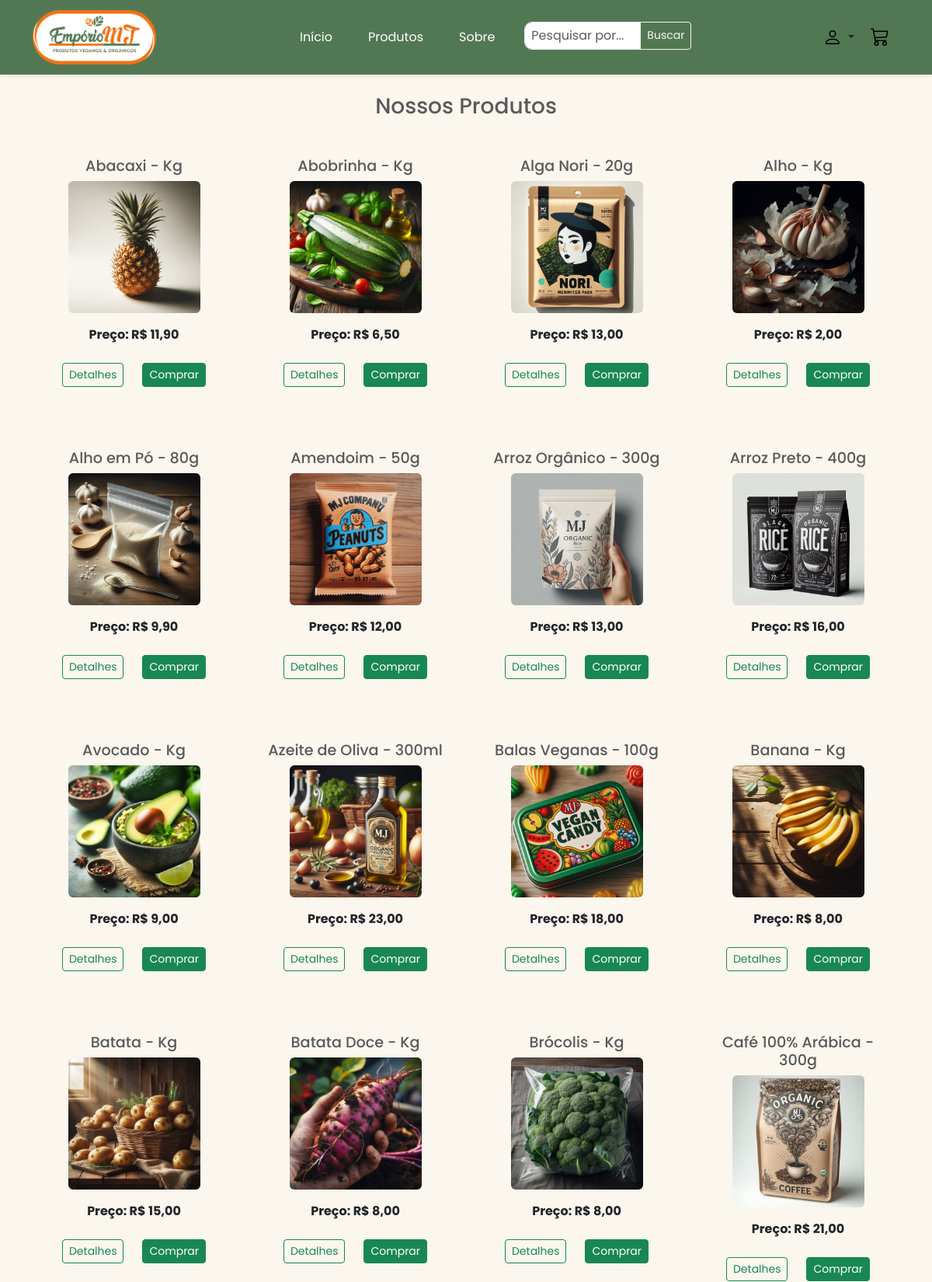
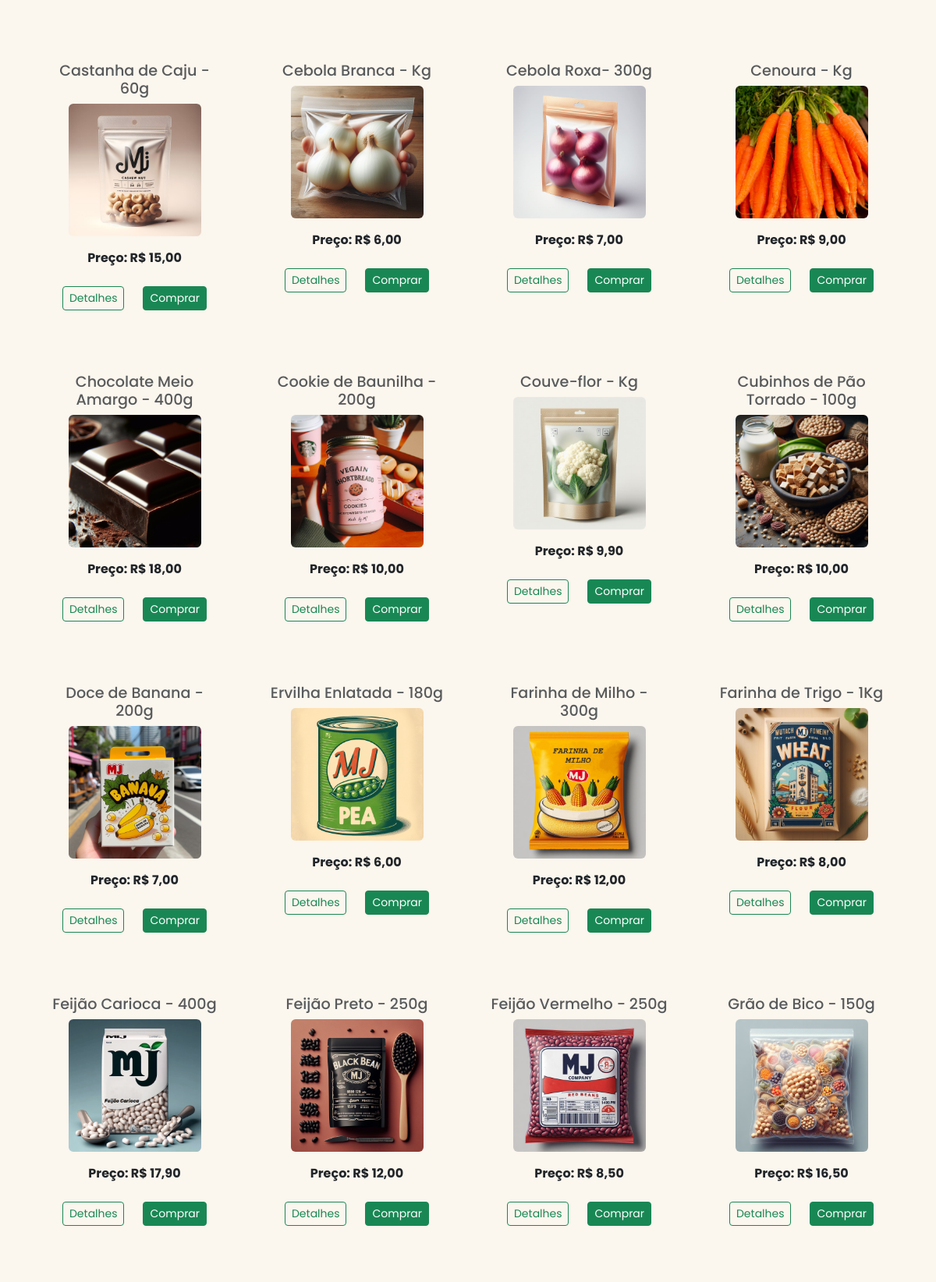
/produtos/ (upper part), run on the app's committed database (2 pictures, top to bottom).
### app_MJ/models.py (models this page shows, shortened)
class Produto(models.Model):
    nome_produto = models.CharField(max_length=200, default='')
    categoria = models.ForeignKey(Categoria, on_delete=models.CASCADE, default=1)
    descricao = models.TextField()
    quantidade = models.IntegerField(default=0)
    imagem = models.ImageField(upload_to="", null=True, blank=True)
    preco = models.DecimalField(max_digits=5, decimal_places=2)
    data_produto = models.DateTimeField(default=datetime.now, blank=True)

### app_MJ/views.py (the view)
# urls.py: path('produtos/', produtos, name='produtos'),
def produtos(request):
    categoria_slug = request.GET.get('categoria', None)
    categoria = None
    if categoria_slug:
        print(categoria_slug)
        categoria = get_object_or_404(Categoria, slug=categoria_slug)
        produtos = Produto.objects.filter(categoria=categoria).order_by('nome_produto')
    else:
        produtos = Produto.objects.all().order_by('nome_produto')
    return render(request, 'produtos.html', {'produtos': produtos})

### templates/produtos.html (shortened to what this page needs)
{% extends 'base.html' %}
{% block content %}
<div class="container ">
    <h3 class="text-muted text-center mb-4 mt-4">Nossos Produtos</h3>
    {% if produtos %}
    <div class="row justify-content-center">
        {% for produto in produtos %}
        <div class="col-md-3 mb-5 mt-2">
            <div class="card bg-transparent border-0">
                <div class="card-body text-center">
                    <h4 class="card-title text-muted" style="font-size: 1.2rem;">{{ produto.nome_produto }}</h4>
                    <img src="{{ produto.imagem.url }}" class="card-img-top mx-auto d-block mb-3 rounded" alt="{{ produto.nome_produto }}" style="max-width: 170px; margin-bottom: -15px; border-radius: 8px;">
                    <p class="card-text"><strong class="font-size-lg">Preço: R$ {{ produto.preco }}</strong></p>
                </div>
                <div class="card-footer text-center d-flex justify-content-center bg-transparent border-0 ">
                    <div class="me-4">
                        <a href="{% url 'produto_detalhe' produto.id %}" class="btn btn-outline-success btn-sm text-decoration-none">Detalhes</a>
                    </div>
                    <div>
                        <form action="{% url 'adicionar_produto_carrinho' produto.id %}" method="post">
                            <button type="submit" class="btn btn-success btn-sm">Comprar</button>
                        </form>
                    </div>
                </div>
            </div>
        </div>
        {% endfor %}
    </div>
    {% else %}
    <p class="no-product text-center">Nenhum produto encontrado.</p>
    {% endif %}
</div>
{% endblock %}

### static/css/color.css (style rules this page uses)
:root { --green: #527853; --dark-orange: #ee7214; --light-orange: #f7b787; --salmon: #f9e8d9; --black: #000; --white: #fff; --light-blue: #007bff; }

### static/css/style.css (style rules this page uses)
* { font-family: 'Poppins', sans-serif; margin: 0; padding: 0; box-sizing: border-box; }
html,body { overflow-x: hidden; }
body { background-color:#F9E8D9; min-width: 372px; }

### data on the page
Produto: nome_produto "Abacaxi - Kg", imagem (picture), preco "11,90"
Produto: nome_produto "Abobrinha - Kg", imagem (picture), preco "6,50"
Produto: nome_produto "Alga Nori - 20g", imagem (picture), preco "13,00"
Produto: nome_produto "Alho - Kg", imagem (picture), preco "2,00"
Produto: nome_produto "Alho em Pó - 80g", imagem (picture), preco "9,90"
Produto: nome_produto "Amendoim - 50g", imagem (picture), preco "12,00"
Produto: nome_produto "Arroz Orgânico - 300g", imagem (picture), preco "13,00"
Produto: nome_produto "Arroz Preto - 400g", imagem (picture), preco "16,00"
Produto: nome_produto "Avocado - Kg", imagem (picture), preco "9,00"
Produto: nome_produto "Azeite de Oliva - 300ml", imagem (picture), preco "23,00"
Produto: nome_produto "Balas Veganas - 100g", imagem (picture), preco "18,00"
Produto: nome_produto "Banana - Kg", imagem (picture), preco "8,00"
Produto: nome_produto "Batata - Kg", imagem (picture), preco "15,00"
Produto: nome_produto "Batata Doce - Kg", imagem (picture), preco "8,00"
Produto: nome_produto "Brócolis - Kg", imagem (picture), preco "8,00"
Produto: nome_produto "Café 100% Arábica - 300g", imagem (picture), preco "21,00"
Produto: nome_produto "Castanha de Caju - 60g", imagem (picture), preco "15,00"
Produto: nome_produto "Cebola Branca - Kg", imagem (picture), preco "6,00"
Produto: nome_produto "Cebola Roxa- 300g", imagem (picture), preco "7,00"
Produto: nome_produto "Cenoura - Kg", imagem (picture), preco "9,00"
Produto: nome_produto "Chocolate Meio Amargo - 400g", imagem (picture), preco "18,00"
Produto: nome_produto "Cookie de Baunilha - 200g", imagem (picture), preco "10,00"
Produto: nome_produto "Couve-flor - Kg", imagem (picture), preco "9,90"
Produto: nome_produto "Cubinhos de Pão Torrado - 100g", imagem (picture), preco "10,00"
Produto: nome_produto "Doce de Banana - 200g", imagem (picture), preco "7,00"
Produto: nome_produto "Ervilha Enlatada - 180g", imagem (picture), preco "6,00"
Produto: nome_produto "Farinha de Milho - 300g", imagem (picture), preco "12,00"
Produto: nome_produto "Farinha de Trigo - 1Kg", imagem (picture), preco "8,00"
Produto: nome_produto "Feijão Carioca - 400g", imagem (picture), preco "17,90"
Produto: nome_produto "Feijão Preto - 250g", imagem (picture), preco "12,00"
Produto: nome_produto "Feijão Vermelho - 250g", imagem (picture), preco "8,50"
Produto: nome_produto "Grão de Bico - 150g", imagem (picture), preco "16,50"
